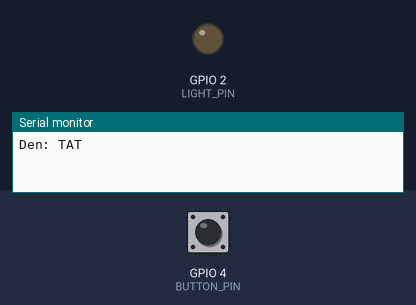
Simulated run of this program. Board: ESP32. Shown: output pins drawn as LEDs (lit = HIGH), the last lines printed to the serial monitor. The inputs (shaded band) are chosen by the test bench; at power-on: GPIO 4 (BUTTON_PIN) HIGH. WiFi joins after 1.5 s; servers stay silent unless stated.

Above: at 3.0 s.
3.1 s: GPIO 4 (BUTTON_PIN) pulled LOW for 0.15 s
At 3.9 s:
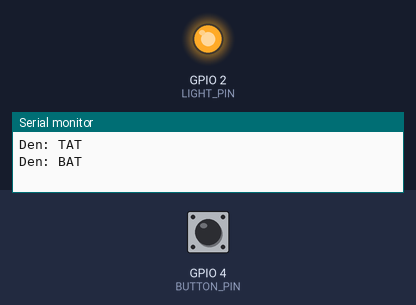
4.7 s: GPIO 4 (BUTTON_PIN) pulled LOW for 1 s
At 5.1 s:
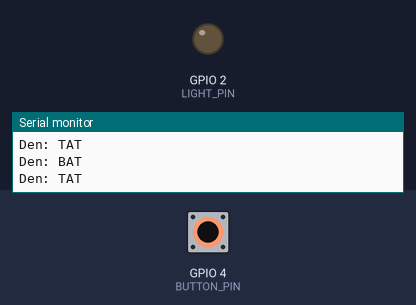
7.2 s: GPIO 4 (BUTTON_PIN) pulled LOW for 3.2 s
At 8.3 s:
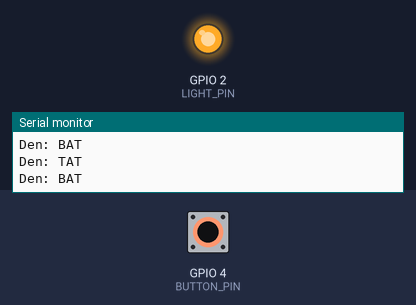
Timing chart, 0 to 10.2 s (numbered marks = the images above; inputs shaded):
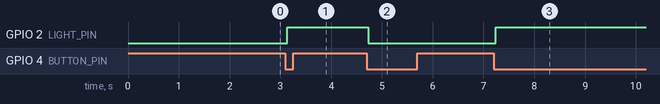

Measured:
- after the input at 3.1 s, GPIO 2 (LIGHT_PIN): LOW → HIGH at once
- after the input at 4.7 s, GPIO 2 (LIGHT_PIN): HIGH → LOW at once
- after the input at 7.2 s, GPIO 2 (LIGHT_PIN): LOW → HIGH at once

The program:

main.cpp
```cpp
#include <Arduino.h>
#include <BlynkSimpleEsp32.h>

#include "config.h"

namespace {
bool lightState = false;
bool lastRawButtonState = HIGH;
bool stableButtonState = HIGH;
uint32_t lastDebounceAt = 0;

void applyLightState(bool enabled, bool publishToApp) {
    lightState = enabled;
    digitalWrite(config::LIGHT_PIN, lightState ? HIGH : LOW);

    if (publishToApp && Blynk.connected()) {
        Blynk.virtualWrite(config::VPIN_LIGHT, lightState ? 1 : 0);
    }
    Serial.printf("Den: %s\n", lightState ? "BAT" : "TAT");
}

void pollPhysicalButton() {
    const bool rawState = digitalRead(config::BUTTON_PIN);
    const uint32_t now = millis();

    if (rawState != lastRawButtonState) {
        lastRawButtonState = rawState;
        lastDebounceAt = now;
    }

    if (now - lastDebounceAt < config::DEBOUNCE_MS || rawState == stableButtonState) {
        return;
    }

    stableButtonState = rawState;
    if (stableButtonState == LOW) {
        applyLightState(!lightState, true);
    }
}
}  // namespace

BLYNK_CONNECTED() {
    // The ESP32's current output state is authoritative on connect/reconnect.
    Blynk.virtualWrite(config::VPIN_LIGHT, lightState ? 1 : 0);
}

BLYNK_WRITE(V0) {
    applyLightState(param.asInt() != 0, false);
}

void setup() {
    Serial.begin(115200);
    pinMode(config::LIGHT_PIN, OUTPUT);
    pinMode(config::BUTTON_PIN, INPUT_PULLUP);
    applyLightState(false, false);

    Blynk.begin(BLYNK_AUTH_TOKEN, config::WIFI_SSID, config::WIFI_PASSWORD);
}

void loop() {
    Blynk.run();
    pollPhysicalButton();
}
```

config.h
```cpp
#pragma once

#include <Arduino.h>

#define BLYNK_TEMPLATE_ID "TMPL_REPLACE_ME"
#define BLYNK_TEMPLATE_NAME "Lab 8 Two Way Light Control"
#define BLYNK_AUTH_TOKEN "REPLACE_WITH_DEVICE_TOKEN"
#define BLYNK_PRINT Serial

namespace config {
constexpr char WIFI_SSID[] = "Wokwi-GUEST";
constexpr char WIFI_PASSWORD[] = "";

constexpr uint8_t LIGHT_PIN = 2;
constexpr uint8_t BUTTON_PIN = 4;
constexpr uint8_t VPIN_LIGHT = 0;
constexpr uint32_t DEBOUNCE_MS = 35;
}  // namespace config
```
